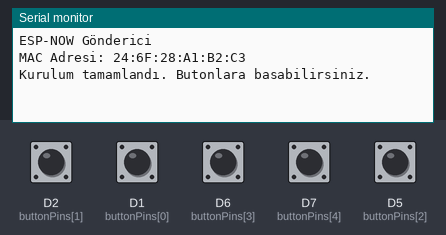
This sketch was run on a simulated ESP8266 (NodeMCU). Shown: the last lines printed to the serial monitor. The test bench sets the inputs (shaded band); at power-on: D1 (buttonPins[0]), D2 (buttonPins[1]), D5 (buttonPins[2]), D6 (buttonPins[3]), D7 (buttonPins[4]) HIGH.

Above: at 2.3 s.
2.4 s: D2 (buttonPins[1]) pulled LOW for 0.15 s
At 3.6 s:
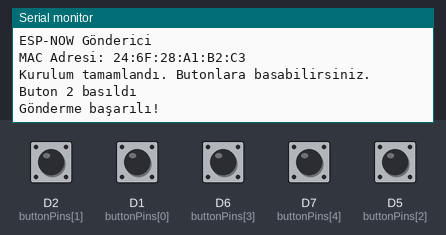
4.0 s: D1 (buttonPins[0]) pulled LOW for 0.15 s
At 5.2 s:
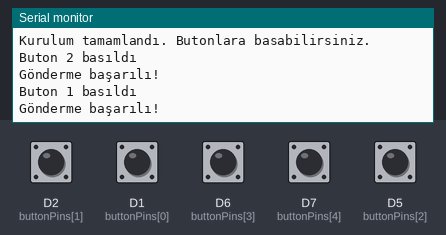
5.6 s: D6 (buttonPins[3]) pulled LOW for 0.15 s
At 6.4 s:
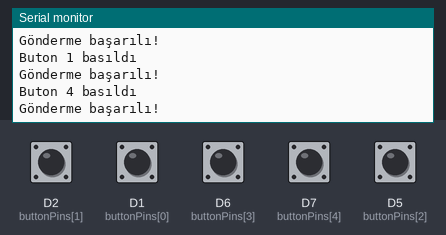
7.2 s: D7 (buttonPins[4]) pulled LOW for 0.15 s
At 8.4 s:
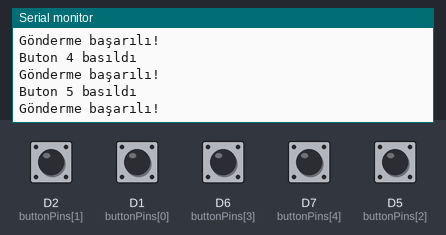
8.8 s: D5 (buttonPins[2]) pulled LOW for 0.15 s
At 9.6 s:
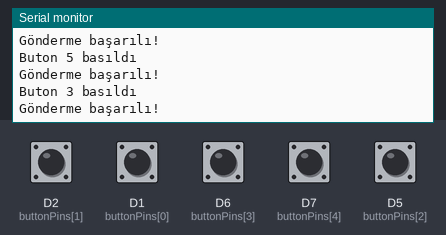
Timing chart, 0 to 11.4 s (numbered marks = the images above; inputs shaded):
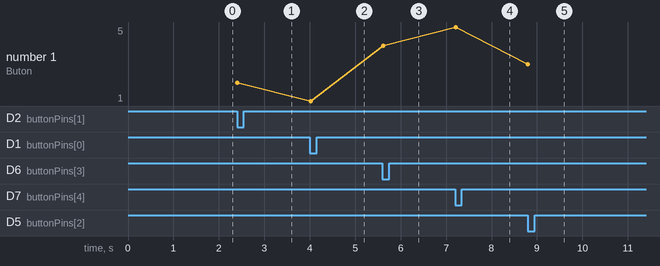

The sketch:

nodemcu_gonderici.ino
```cpp
#include <ESP8266WiFi.h>
extern "C" {
  #include <espnow.h>
}

// Alıcı MAC adresi (ikinci NodeMCU) - bunu alıcı kodundan elde edilecek MAC ile değiştirilecek
uint8_t receiverMacAddress[] = {0xC8, 0xC9, 0xA3, 0x34, 0xE3, 0xF2}; // C8:C9:A3:34:E3:F2

// Buton pinleri
const int buttonPins[5] = {D1, D2, D5, D6, D7};
int lastButtonStates[5] = {HIGH, HIGH, HIGH, HIGH, HIGH};

// Her buton için gönderilecek metinler
String buttonMessages[5] = {
  "Buton 1 Basildi",
  "Merhaba Dunya",
  "NodeMCU Projesi",
  "Kablosuz Iletisim",
  "ESP-NOW Calisiyor"
};

// Veri gönderme durumunu kontrol eden fonksiyon
void onSent(uint8_t *mac_addr, uint8_t status) {
  if (status == 0) {
    Serial.println("Gönderme başarılı!");
  } else {
    Serial.println("Gönderme başarısız!");
  }
}

void setup() {
  Serial.begin(115200);
  delay(1000); // Seri port başlaması için bir süre bekle

  Serial.println("ESP-NOW Gönderici");

  // Butonları giriş olarak ayarla ve pull-up dirençlerini etkinleştir
  for (int i = 0; i < 5; i++) {
    pinMode(buttonPins[i], INPUT_PULLUP);
  }

  // ESP-NOW başlatma
  WiFi.mode(WIFI_STA); // Station modu
  WiFi.disconnect();   // WiFi bağlantısını kapat
  delay(100);

  // MAC adresini yazdır
  Serial.print("MAC Adresi: ");
  Serial.println(WiFi.macAddress());

  // ESP-NOW başlat
  if (esp_now_init() != 0) {
    Serial.println("ESP-NOW başlatılamadı");
    return;
  }

  // ESP-NOW rolünü ve callback fonksiyonunu ayarla
  esp_now_set_self_role(ESP_NOW_ROLE_CONTROLLER);
  esp_now_register_send_cb(onSent);

  // Alıcıyı kaydediyoruz
  esp_now_add_peer(receiverMacAddress, ESP_NOW_ROLE_SLAVE, 1, NULL, 0);

  Serial.println("Kurulum tamamlandı. Butonlara basabilirsiniz.");
}

void loop() {
  // Her butonu kontrol et
  for (int i = 0; i < 5; i++) {
    // Buton durumunu oku (LOW basılı, HIGH basılı değil)
    int buttonState = digitalRead(buttonPins[i]);

    // Buton basıldıysa ve önceki durumunda basılı değildiyse
    if (buttonState == LOW && lastButtonStates[i] == HIGH) {
      Serial.print("Buton ");
      Serial.print(i + 1);
      Serial.println(" basıldı");

      // Mesajı gönder
      esp_now_send(receiverMacAddress, (uint8_t *)buttonMessages[i].c_str(), buttonMessages[i].length() + 1);

      // Buton basıldıktan sonra kısa bir bekleme (debounce)
      delay(50);
    }

    // Son buton durumunu güncelle
    lastButtonStates[i] = buttonState;
  }

  // Kısa gecikme
  delay(20);
}
```

Measured:
- after the input at 2.4 s, the serial monitor: prints a new line at once (image 1)
- after the input at 4.0 s, the serial monitor: prints a new line at once (image 2)
- after the input at 5.6 s, the serial monitor: prints a new line at once (image 3)
- after the input at 7.2 s, the serial monitor: prints a new line at once (image 4)
- after the input at 8.8 s, the serial monitor: prints a new line at once (image 5)
- plotted number 1: 1 → 4 after the input at 5.6 s, 4 → 5 after the input at 7.2 s, 5 → 3 after the input at 8.8 s
